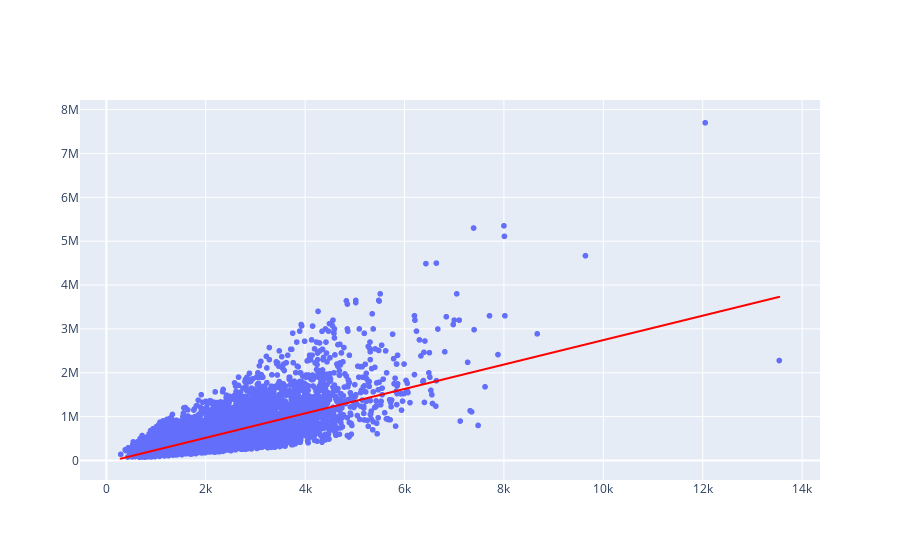

The notebook cell this image was saved under:
### Code cell
grafico1 = px.scatter(x=x_casas_treinamento.ravel(), y=y_casas_treinamento)
grafico2 = px.line(x=x_casas_treinamento.ravel(), y=previsoes)
grafico2.data[0].line.color = 'red'
grafico3 = go.Figure(data=grafico1.data + grafico2.data)
grafico3.show()

### Figure 1 — Plotly figure (JSON) as saved in the notebook; plotly's stock layout.template omitted (floating-point values rounded to 4 significant figures; data arrays with more than 128 entries replaced by an {"elided": "..."} marker saying what was removed)
{"data": [{"hovertemplate": "x=%{x}<br>y=%{y}<extra></extra>", "legendgroup": "", "marker": {"color": "#636efa", "symbol": "circle"}, "mode": "markers", "name": "", "showlegend": false, "type": "scattergl", "x": {"elided": "15129 int values"}, "xaxis": "x", "y": {"elided": "15129 float values"}, "yaxis": "y"}, {"hovertemplate": "x=%{x}<br>y=%{y}<extra></extra>", "legendgroup": "", "line": {"color": "red", "dash": "solid"}, "marker": {"symbol": "circle"}, "mode": "lines", "name": "", "showlegend": false, "type": "scattergl", "x": {"elided": "15129 int values"}, "xaxis": "x", "y": {"elided": "15129 float values"}, "yaxis": "y"}], "layout": {}}
